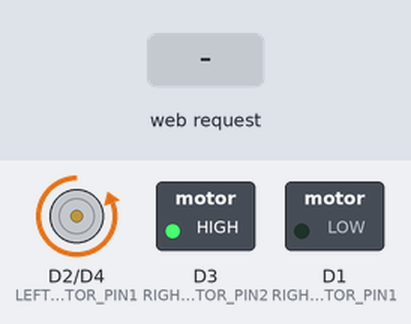
Bench run of a sketch on a simulated ESP8266 (NodeMCU). Shown: motor-driver pin pairs drawn as motors (green arrow = first pin HIGH = forward, orange = second pin HIGH = backward, longer = more drive), switched loads named in the sketch (green lamp = pin HIGH). The inputs (shaded band) are chosen by the test bench. What the sketch prints to the serial monitor is not drawn.

Above: at 1.2 s.
1.3 s: HTTP request GET / received
2.8 s: HTTP request GET /forward received
4.3 s: HTTP request GET /backward received
Timing chart, 0 to 7.3 s (numbered marks = the images above; inputs shaded):
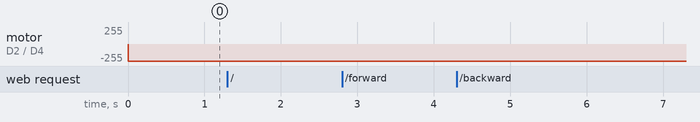

The sketch:

wifi.ino
```cpp
#include "secrets.h"
#include "website.h"
#include <ESP8266WebServer.h>
#include <ESP8266WiFi.h>
#include <pgmspace.h>

// WiFi settings
const char *ssid = "GearGrinder";

// motor settings
#define RIGHT_MOTOR_PIN1 D1          // pin 1 of right motor (D2)
#define RIGHT_MOTOR_PIN2 D3          // pin 2 of right motor (D1)
#define LEFT_MOTOR_PIN1 D2           // pin 1 of left motor (D3)
#define LEFT_MOTOR_PIN2 D4           // pin 2 of left motor (D4)
#define RIGHT_MOTOR_SPEED 1023       // speed for right motor (0-1023)
#define LEFT_MOTOR_SPEED 1023        // speed for left motor (0-1023)
#define ENGINE_BALANCING_DECREASE 15 // compensate for motor differences
#define LED_PIN 2                    // built-in LED (D4)

IPAddress local_ip(192, 168, 4, 1);  // IP for AP mode
IPAddress gateway(192, 168, 100, 1); // IP for AP mode
IPAddress subnet(255, 255, 255, 0);  // IP for AP mode
ESP8266WebServer server(80);

int car_mode = 0;        // set car drive mode (0 = stop)
int leftMotorSpeed = 0;  // left motor speed (-1023 to 1023)
int rightMotorSpeed = 0; // right motor speed (-1023 to 1023)

// initialize
void setup() {

  Serial.begin(115200);
  Serial.println("SIC_Robot");
  pinMode(RIGHT_MOTOR_PIN1, OUTPUT);
  pinMode(RIGHT_MOTOR_PIN2, OUTPUT);
  pinMode(LEFT_MOTOR_PIN1, OUTPUT);
  pinMode(LEFT_MOTOR_PIN2, OUTPUT);
  pinMode(LED_PIN, OUTPUT);
  car_control(); // stop the car

  WiFi.mode(WIFI_AP);
  WiFi.softAP(ssid, WIFI_PASSWORD);

  IPAddress myIP = WiFi.softAPIP();
  Serial.print("AP IP address: ");
  Serial.println(myIP);

  // setup web server to handle specific HTTP requests
  server.on("/", HTTP_GET, handle_OnConnect);
  server.on("/forward", HTTP_GET, handle_forward);
  server.on("/backward", HTTP_GET, handle_backward);
  server.on("/left", HTTP_GET, handle_left);
  server.on("/right", HTTP_GET, handle_right);
  server.on("/stop", HTTP_GET, handle_stop);
  server.on("/motor", HTTP_GET, handle_motor);
  server.onNotFound(handle_NotFound);

  // start server
  server.begin();
  Serial.println("ESP8266 car server started.");
  digitalWrite(LED_PIN, LOW);
}

// handle HTTP requests and control car
void loop() {
  server.handleClient();
  car_control();
}

// HTTP request: on connect
void handle_OnConnect() {
  car_mode = 0;
  Serial.println("Client connected");
  server.send(200, "text/html", SendHTML());
}

// HTTP request: stop car
void handle_stop() {
  car_mode = 0;
  Serial.println("Stopped");
  server.send(200, "text/html", SendHTML());
}

// HTTP request: go forward
void handle_forward() {
  car_mode = 1;
  Serial.println("Go forward...");
  server.send(200, "text/html", SendHTML());
}

// HTTP request: go backward
void handle_backward() {
  car_mode = 2;
  Serial.println("Go backward...");
  server.send(200, "text/html", SendHTML());
}

// HTTP request: turn left
void handle_left() {
  car_mode = 3;
  Serial.println("Turn left...");
  server.send(200, "text/html", SendHTML());
}

// HTTP request: turn right
void handle_right() {
  car_mode = 4;
  Serial.println("Turn right...");
  server.send(200, "text/html", SendHTML());
}

// HTTP request: motor control with speed
void handle_motor() {
  if (server.hasArg("left") && server.hasArg("right")) {
    leftMotorSpeed = server.arg("left").toInt();
    rightMotorSpeed = server.arg("right").toInt();
    // Clamp values to valid range
    leftMotorSpeed = constrain(leftMotorSpeed, -1023, 1023);
    rightMotorSpeed = constrain(rightMotorSpeed, -1023, 1023);
  }
  server.send(200, "text/plain", "OK");
}

// HTTP request: other
void handle_NotFound() {
  car_mode = 0;
  Serial.println("Page error");
  server.send(404, "text/plain", "Not found");
}

// control car movement using PWM differential drive
void car_control() {
  // Set direction pins based on speed sign
  digitalWrite(RIGHT_MOTOR_PIN2, rightMotorSpeed >= 0 ? HIGH : LOW);
  digitalWrite(LEFT_MOTOR_PIN2, leftMotorSpeed >= 0 ? HIGH : LOW);

  // Set PWM speed (apply engine balancing to left motor)
  int leftPWM = max(0, abs(leftMotorSpeed) - ENGINE_BALANCING_DECREASE);
  int rightPWM = abs(rightMotorSpeed);

  analogWrite(RIGHT_MOTOR_PIN1, rightPWM);
  analogWrite(LEFT_MOTOR_PIN1, leftPWM);
}

// Return a single String instance constructed once from the PROGMEM HTML
String SendHTML() {
  static String html;
  if (html.length() == 0) {
    html = FPSTR(index_html);
  }
  return html;
}
```

secrets.h
```cpp
#pragma once

#define WIFI_PASSWORD "PutWifiPasswordHere"
```

website.h
```cpp
#pragma once

const char index_html[] PROGMEM = R"rawliteral(<!DOCTYPE html>
<html>
<head>
<title>GearGrinder</title>
<meta name="viewport" content="width=device-width, initial-scale=1, user-scalable=no">
<style>
body {background-color: PeachPuff; margin: 0; padding: 20px; touch-action: none;}
h1 {color: DarkBlue; margin-bottom: 5px;}
p {color: #666; margin-top: 0;}
.container {text-align: center;}
#joystick {background: #f0f0f0; border-radius: 50%; border: 3px solid #888; touch-action: none;}
#status {font-size: 24px; font-weight: bold; color: DarkBlue; margin-top: 20px;}
</style>
</head>
<body>
<div class="container">
<h1>GearGrinder is the best!</h1>
<p>Michal & Krzysiek</p>
<canvas id="joystick" width="200" height="200"></canvas>
<p id="status">STOP</p>
</div>
<script>
var canvas=document.getElementById('joystick'),ctx=canvas.getContext('2d');
var centerX=100,centerY=100,stickX=100,stickY=100,maxR=75,stickR=25;
var isDragging=false,sendInterval=null,lastLeft=0,lastRight=0;
function draw(){
ctx.clearRect(0,0,200,200);
ctx.beginPath();ctx.arc(centerX,centerY,maxR,0,2*Math.PI);ctx.strokeStyle='#888';ctx.lineWidth=2;ctx.stroke();
ctx.beginPath();ctx.arc(stickX,stickY,stickR,0,2*Math.PI);ctx.fillStyle='#0f8b8d';ctx.fill();
}
function getPos(e){
var r=canvas.getBoundingClientRect();
var x=(e.touches?e.touches[0].clientX:e.clientX)-r.left;
var y=(e.touches?e.touches[0].clientY:e.clientY)-r.top;
return{x:x,y:y};
}
function onStart(e){e.preventDefault();isDragging=true;onMove(e);startSending();}
function onMove(e){
if(!isDragging)return;e.preventDefault();
var p=getPos(e),dx=p.x-centerX,dy=p.y-centerY,dist=Math.sqrt(dx*dx+dy*dy);
if(dist>maxR){dx=dx/dist*maxR;dy=dy/dist*maxR;}
stickX=centerX+dx;stickY=centerY+dy;draw();
}
function onEnd(){isDragging=false;stickX=centerX;stickY=centerY;draw();stopSending();}
function calcMotor(){
var dx=(stickX-centerX)/maxR,dy=-(stickY-centerY)/maxR;
var dist=Math.sqrt(dx*dx+dy*dy);
if(dist<0.15){return{l:0,r:0,dir:'STOP'};}
var l=Math.round((dy+dx)*1023),r=Math.round((dy-dx)*1023);
l=Math.max(-1023,Math.min(1023,l));r=Math.max(-1023,Math.min(1023,r));
var dir='';
if(dy>0.3)dir+='Forward';else if(dy<-0.3)dir+='Back';
if(dx>0.3)dir+='-Right';else if(dx<-0.3)dir+='-Left';
if(dir==='')dir='STOP';if(dir.startsWith('-'))dir=dir.substring(1);
var pct=Math.round(dist*100);
return{l:l,r:r,dir:dir+' '+pct+'%'};
}
function sendCmd(){
var m=calcMotor();
document.getElementById('status').textContent=m.dir;
if(m.l!==lastLeft||m.r!==lastRight){
fetch('/motor?left='+m.l+'&right='+m.r);lastLeft=m.l;lastRight=m.r;
}}
function startSending(){if(!sendInterval)sendInterval=setInterval(sendCmd,100);}
function stopSending(){
if(sendInterval){clearInterval(sendInterval);sendInterval=null;}
fetch('/motor?left=0&right=0');lastLeft=0;lastRight=0;
document.getElementById('status').textContent='STOP';
}
canvas.addEventListener('touchstart',onStart,{passive:false});
canvas.addEventListener('touchmove',onMove,{passive:false});
canvas.addEventListener('touchend',onEnd);
canvas.addEventListener('touchcancel',onEnd);
canvas.addEventListener('mousedown',onStart);
canvas.addEventListener('mousemove',onMove);
canvas.addEventListener('mouseup',onEnd);
canvas.addEventListener('mouseleave',onEnd);
draw();
</script>
</body>
</html>)rawliteral";
```

Measured:
- after the input at 1.3 s, every drawn part: stays the same
- after the input at 2.8 s, every drawn part: stays the same
- after the input at 4.3 s, every drawn part: stays the same
